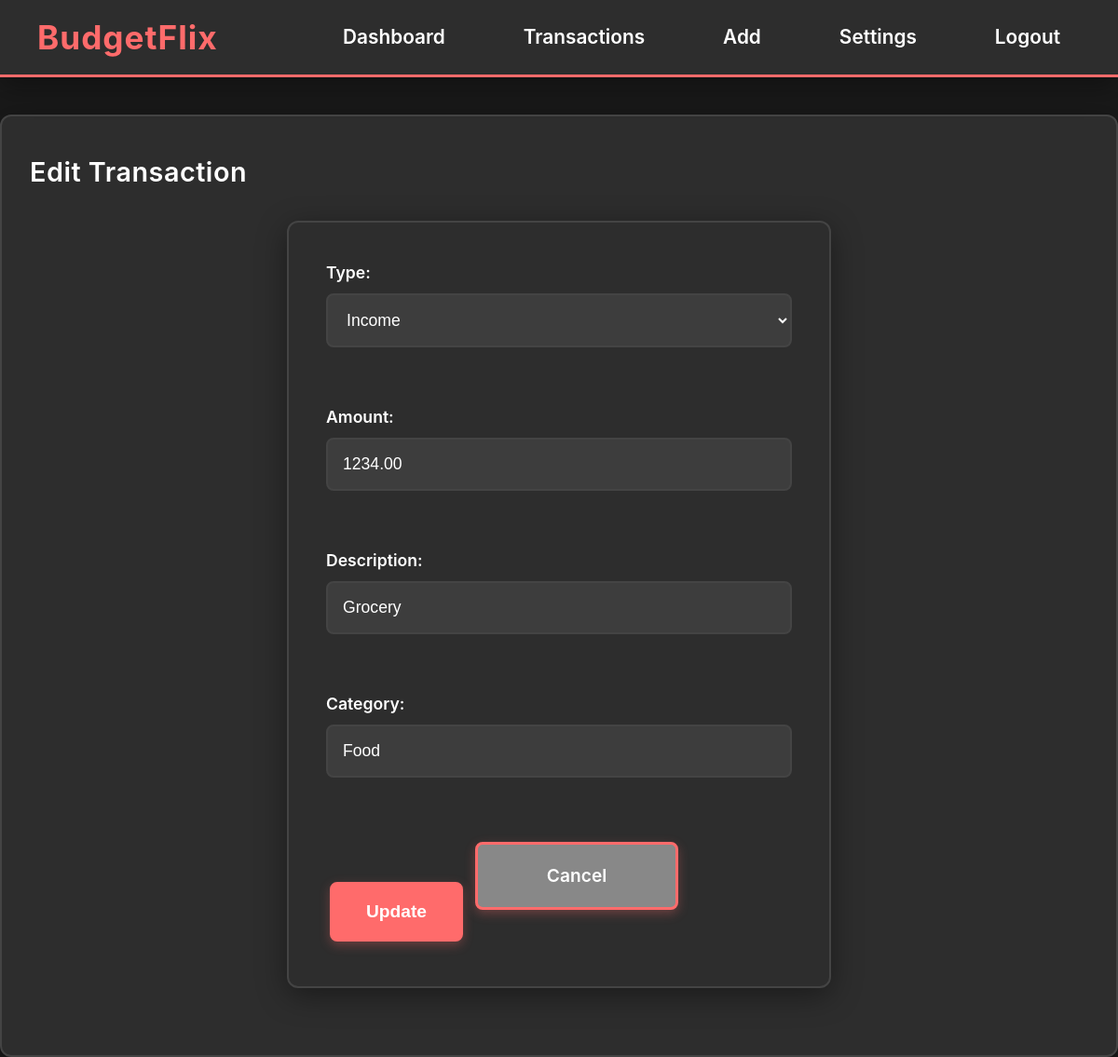
Page /edit_transaction.php?id=8 (signed in) on the committed database.
### tables this page shows
CREATE TABLE `transactions` (
  `id` int(11) NOT NULL,
  `user_id` int(11) NOT NULL,
  `member_id` int(11) DEFAULT NULL,
  `type` enum('income','expense') NOT NULL,
  `amount` decimal(10,2) NOT NULL,
  `description` varchar(255) DEFAULT NULL,
  `category` varchar(100) DEFAULT NULL,
  `created_at` timestamp NOT NULL DEFAULT current_timestamp(),
  `updated_at` timestamp NOT NULL DEFAULT current_timestamp() ON UPDATE current_timestamp()
);

### edit_transaction.php (the view, shortened to what this page needs)
<?php
require_once 'includes/db.php';
$user_id = $_SESSION['user_id'];
$transaction_id = $_GET['id'] ?? null;
$type = $amount = $description = $category = '';
$stmt = $conn->prepare('SELECT type, amount, description, category FROM transactions WHERE id = ? AND user_id = ?');
$stmt->bind_param('ii', $transaction_id, $user_id);
$stmt->execute();
$stmt->bind_result($type, $amount, $description, $category);
?>
<!DOCTYPE html>
<html lang="en">
<head>
    <link rel="stylesheet" href="assets/style.css">
</head>
<body>
    <div class="navbar">
        <div class="navbar-logo">BudgetFlix</div>
        <div class="navbar-links">
            <a href="dashboard.php">Dashboard</a>
            <a href="transactions.php">Transactions</a>
            <a href="add_transaction.php">Add</a>
            <a href="settings.php">Settings</a>
            <a href="logout.php">Logout</a>
        </div>
    </div>
    <div class="container">
        <h2>Edit Transaction</h2>
        <form method="post" action="edit_transaction.php?id=<?= $transaction_id ?>">
            <label>Type:
                <select name="type" required>
                    <option value="income"<?= $type==='income'?' selected':''; ?>>Income</option>
                </select>
            </label><br>
            <label>Amount: <input type="number" name="amount" step="0.01" min="0" value="<?= htmlspecialchars($amount) ?>" required></label><br>
            <label>Description: <input type="text" name="description" value="<?= htmlspecialchars($description) ?>"></label><br>
            <label>Category: <input type="text" name="category" value="<?= htmlspecialchars($category) ?>" required></label><br>
            <button type="submit" class="action-btn">Update</button>
            <a href="transactions.php" class="action-btn" style="background:#888;">Cancel</a>
        </form>
    </div>
</body>
</html>

### assets/style.css (style rules this page uses)
:root { --primary-color: #ff6b6b; --primary-hover: #ff5252; --secondary-color: #4CAF50; --secondary-hover: #45a049; --accent-color: #2196F3; --accent-hover: #1976D2; --warning-color: #FF9800; --warning-hover: #F57C00; --success-color: #4CAF50; --success-hover: #45a049; --danger-color: #f44336; --danger-hover: #d32f2f; --bg-primary: #1a1a1a; --bg-secondary: #2d2d2d; --bg-card: #3d3d3d; --bg-light: #f5f5f5; --bg-light-secondary: #ffffff; --bg-light-card: #ffffff; --text-primary: #ffffff; --text-secondary: #cccccc; --text-muted: #888888; --text-dark: #222222; --text-dark-secondary: #666666; --border-color: #444444; --border-light: #eeeeee; --shadow: 0 8px 32px rgba(0,0,0,0.4); --shadow-light: 0 2px 8px rgba(0,0,0,0.08); --transition: all 0.3s cubic-bezier(0.4, 0, 0.2, 1); --border-radius: 12px; --border-radius-sm: 8px; }
body { font-family: 'Inter', 'Segoe UI', 'Arial', sans-serif; background: var(--bg-primary); color: var(--text-primary); margin: 0; padding: 0; line-height: 1.6; font-size: 18px; transition: var(--transition); min-height: 100vh; }
h1, h2, h3, h4, h5, h6 { color: var(--text-primary); font-weight: 600; letter-spacing: 0.5px; margin: 0 0 20px 0; line-height: 1.4; }
h2 { font-size: 1.8rem; }
a { color: var(--primary-color); text-decoration: underline; font-weight: 500; transition: var(--transition); }
.navbar { background: var(--bg-secondary); color: var(--text-primary); display: flex; align-items: center; justify-content: space-between; padding: 0 40px; height: 80px; position: sticky; top: 0; z-index: 1000; box-shadow: var(--shadow); border-bottom: 3px solid var(--primary-color); transition: var(--transition); }
.navbar-logo { font-size: 2.2rem; font-weight: bold; color: var(--primary-color); letter-spacing: 1px; transition: var(--transition); }
.navbar-links { display: flex; gap: 40px; align-items: center; }
.navbar-links a { color: var(--text-primary); font-size: 1.3rem; font-weight: 600; padding: 12px 20px; border-radius: var(--border-radius-sm); transition: var(--transition); text-decoration: none; border: 2px solid transparent; position: relative; overflow: hidden; }
.navbar-links a::before { content: ''; position: absolute; top: 0; left: -100%; width: 100%; height: 100%; background: var(--primary-color); transition: var(--transition); z-index: -1; }
.container { max-width: 1200px; margin: 40px auto 0 auto; padding: 40px 30px; background: var(--bg-secondary); border-radius: var(--border-radius); box-shadow: var(--shadow); border: 2px solid var(--border-color); transition: var(--transition); }
button, .action-btn { background: var(--primary-color); color: var(--text-primary); border: 3px solid var(--primary-color); border-radius: var(--border-radius-sm); padding: 18px 36px; font-size: 1.2rem; font-weight: 600; cursor: pointer; transition: var(--transition); box-shadow: 0 4px 12px rgba(255,107,107,0.3); margin: 8px 4px; min-width: 140px; text-align: center; display: inline-block; text-decoration: none; position: relative; overflow: hidden; }
button::before, .action-btn::before { content: ''; position: absolute; top: 50%; left: 50%; width: 0; height: 0; background: rgba(255,255,255,0.2); border-radius: 50%; transform: translate(-50%, -50%); transition: var(--transition); }
form { background: var(--bg-secondary); padding: 40px; margin: 32px auto; border-radius: var(--border-radius); box-shadow: var(--shadow); max-width: 500px; border: 2px solid var(--border-color); transition: var(--transition); }
label { display: block; margin-bottom: 8px; color: var(--text-primary); font-weight: 600; font-size: 1.1rem; }
input, select, textarea { padding: 16px; margin-top: 8px; margin-bottom: 24px; width: 100%; box-sizing: border-box; border-radius: var(--border-radius-sm); border: 2px solid var(--border-color); background: var(--bg-card); color: var(--text-primary); font-size: 1.1rem; transition: var(--transition); }
::placeholder { color: var(--text-muted); opacity: 1; }

### rows in the picture
transactions: type "Income", amount "1234.00", description "Grocery", category "Food"
